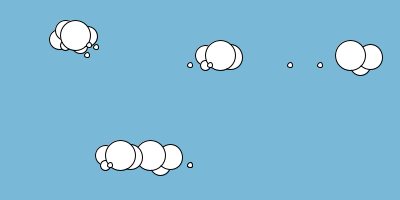
Frame 1 (no input)
Frame 60 (the mouse pressed at the canvas centre just before this capture): identical to frame 1, image omitted
Frame 120 (the mouse held since frame 60 and released just before this capture): identical to frame 1, image omitted

The Processing sketch that drew this single still picture (run headless with seeded random() and noise(); from frame 60 on, the mouse is pressed at the canvas centre):

// Processing sketch: processing_25799
// ── processing_25799.pde

void setup(){
  size(400,200);
  background (121,184,214);
  smooth();
  fill(255);
  ellipseMode(CENTER);
 
  //clouds left
  ellipse(80,46,15,15);
  ellipse(87,36,20,20);
  ellipse(59,39,20,20);
  ellipse(65,45,10,10);
  ellipse(65,30,20,20);
  ellipse(75,35,30,30);
  ellipse(87,55,5,5);
  ellipse(96,47,5,5);
  ellipse(89,45,5,5);
 
  //clouds center
  ellipse(205,55,20,20);
  ellipse(205,65,10,10);
  ellipse(230,57,25,25);
  ellipse(220,55,30,30);
  ellipse(210,65,5,5);
  ellipse(190,65,5,5);

  //clouds right
  ellipse(360,65,10,10);
  ellipse(360,65,20,20);
  ellipse(370,57,25,25);
  ellipse(350,55,30,30);
  ellipse(320,65,5,5);
  ellipse(290,65,5,5);
 
  //bottom clouds (a mix of center and left clouds with diff't X and Y)
  ellipse(160,165,10,10);
  ellipse(160,165,20,20);
  ellipse(170,157,25,25);
  ellipse(150,155,30,30);
  ellipse(120,165,5,5);
  ellipse(190,165,5,5);
  ellipse(105,155,20,20);
  ellipse(105,165,10,10);
  ellipse(130,157,25,25);
  ellipse(120,155,30,30);
  ellipse(110,165,5,5);
  ellipse(190,165,5,5);
 
}

void draw(){


}


void mousePressed(){
  stroke(0);
  fill(121);
  rectMode(CORNER);
  rect(mouseX, mouseY, 30, 200);
  fill(100);
  quad(mouseX,mouseY, mouseX-10, mouseY+10, mouseX-10, mouseY+200, mouseX, mouseY+200);
 
  /*I figured out quad by first figuring out each line to make perspective.)
  If you only use line, you cant fill it with a color to give it a shadow.)
 
  line(mouseX, mouseY, mouseX-10, mouseY+10);
  line(mouseX-10, mouseY+10, mouseX-10, mouseY+200);
  line(mouseX-10, mouseY+200, mouseX, mouseY+200);*/

}

void keyPressed(){
  stroke(0);
  fill(57,19,19);
  rectMode(CORNER);
  rect(mouseX, mouseY, 20, 200);
  fill(72,44,44);
  quad(mouseX,mouseY, mouseX-10, mouseY+10, mouseX-10, mouseY+200, mouseX, mouseY+200);
  
}
